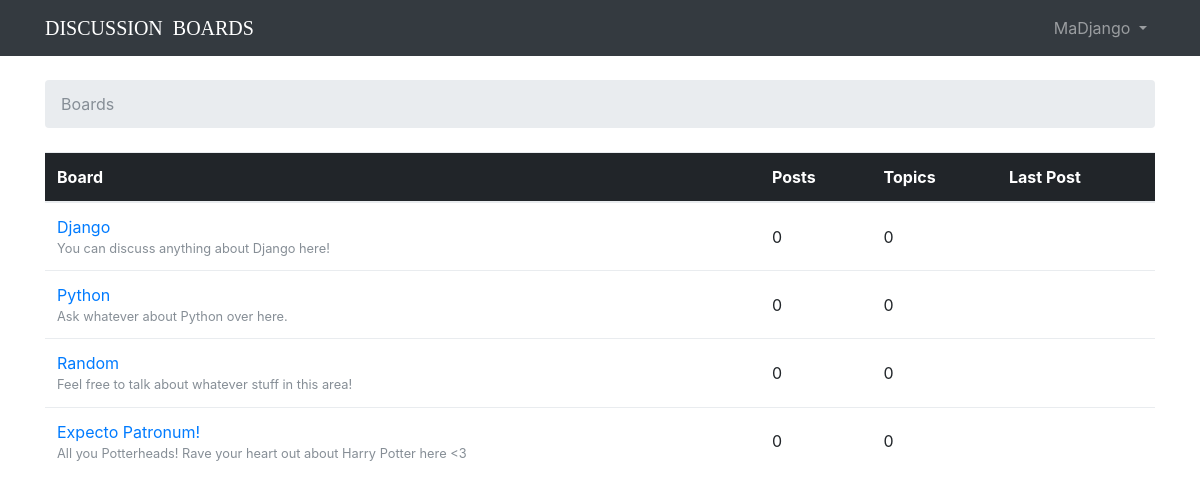
Screenshot of / (signed in) with the database file from the repository.
### boards/models.py (models this page shows, shortened)
class Board(models.Model):
	name = models.CharField(max_length=30, unique=True)
	description = models.CharField(max_length=150)

### boards/views.py (the view)
# urls.py: 2. Add a URL to urlpatterns:  url(r'^$', views.home, name='home')
def home(request):
	boards = Board.objects.all()
	return render(request, 'home.html', {'boards': boards})

### templates/home.html
{% extends 'base.html' %}
{% block breadcrumb %}
<li class="breadcrumb-item active">Boards</li>
{% endblock %}
{% block content %}
		<table class="table">
			<thead class="thead-inverse">
			<tr>
				<th>Board</th>
				<th>Posts</th>
				<th>Topics</th>
				<th>Last Post</th>
			</tr>
		    </thead>
		    <tbody>
		    	{% for board in boards %}
		    	  <tr>
		    	  	<td>
		    	  		<a href="{% url 'board_topics' board.pk %}">{{ board.name }}</a>
		    	  		<small class="text-muted d-block"> {{board.description }} </small>
		    	  	</td>
		    	  	<td class="align-middle">0</td>
		    	  	<td class="align-middle">0</td>
		    	  	<td></td>
		    	  </tr>
		    	{% endfor %}
		    </tbody>
		</table>
{% endblock %}

### templates/base.html (shortened to what this page needs)
{% load static %}
<!DOCTYPE html>
<html>
<head>
	<link rel="stylesheet" href="{% static 'css/bootstrap.min.css' %}">
	<link rel="stylesheet" href="{% static 'css/app.css' %}">
</head>
<body>
	{% block body %}
	<nav class="navbar navbar-expand-sm navbar-dark bg-dark">
		<div class="container">
			<a class="navbar-brand" href="{% url 'home' %}">DISCUSSION &nbspBOARDS</a>
			<div class="collapse navbar-collapse" id="mainMenu">
			  {% if user.is_authenticated %}
				<ul class="navbar-nav ml-auto">
					<li class="nav-item dropdown">
					<a class="nav-link dropdown-toggle" href="#" id="userMenu" data-toggle="dropdown" aria-haspopup="true" aria-expanded="false">
						{{ user.username }}
					</a>
					</li>
				</ul>
			  {% else %}
			    <form class="form-inline ml-auto">
			    	<a href="{% url 'login' %}" class="btn btn-outline-secondary">Log in</a>
			    	<a href="{% url 'signup' %}" class="btn btn-primary ml-2">Sign up!</a>
			    </form>
			  {% endif %}
			</div>
		</div>
	</nav>
	<div class="container">
		<ol class="breadcrumb my-4">
			{% block breadcrumb %}
			{% endblock %}
		</ol>
		{% block content %}
		{% endblock %}
	</div>
	{% endblock body %}
</body>
</html>

### static/css/app.css (style rules this page uses)
.navbar-brand { font-family: 'Playfair Display SC', serif; }

### rows the page displays
Board: name "Django", description "You can discuss anything about Django here!"
Board: name "Python", description "Ask whatever about Python over here."
Board: name "Random", description "Feel free to talk about whatever stuff in this area!"
Board: name "Expecto Patronum!", description "All you Potterheads! Rave your heart out about Harry Potter here <3"

### other values shown
{{ user.username }} "MaDjango"
